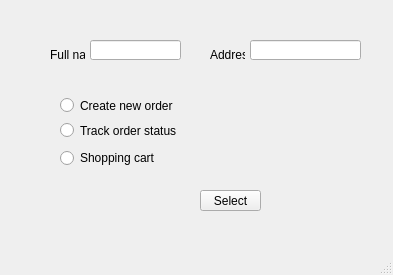
<?xml version="1.0" encoding="UTF-8"?>
<ui version="4.0">
 <class>MainWindow</class>
 <widget class="QMainWindow" name="MainWindow">
  <property name="geometry">
   <rect>
    <x>0</x>
    <y>0</y>
    <width>393</width>
    <height>275</height>
   </rect>
  </property>
  <property name="windowTitle">
   <string>MainWindow</string>
  </property>
  <widget class="QWidget" name="centralwidget">
   <widget class="QRadioButton" name="radioButton">
    <property name="geometry">
     <rect>
      <x>60</x>
      <y>90</y>
      <width>251</width>
      <height>31</height>
     </rect>
    </property>
    <property name="text">
     <string>Create new order</string>
    </property>
   </widget>
   <widget class="QRadioButton" name="radioButton_2">
    <property name="geometry">
     <rect>
      <x>60</x>
      <y>120</y>
      <width>231</width>
      <height>21</height>
     </rect>
    </property>
    <property name="text">
     <string>Track order status</string>
    </property>
   </widget>
   <widget class="QRadioButton" name="radioButton_3">
    <property name="geometry">
     <rect>
      <x>60</x>
      <y>150</y>
      <width>301</width>
      <height>16</height>
     </rect>
    </property>
    <property name="text">
     <string>Shopping cart</string>
    </property>
   </widget>
   <widget class="QPushButton" name="pushButton">
    <property name="geometry">
     <rect>
      <x>200</x>
      <y>190</y>
      <width>61</width>
      <height>21</height>
     </rect>
    </property>
    <property name="text">
     <string>Select</string>
    </property>
   </widget>
   <widget class="QLabel" name="label">
    <property name="geometry">
     <rect>
      <x>50</x>
      <y>50</y>
      <width>35</width>
      <height>10</height>
     </rect>
    </property>
    <property name="text">
     <string>Full name</string>
    </property>
   </widget>
   <widget class="QLabel" name="label_2">
    <property name="geometry">
     <rect>
      <x>210</x>
      <y>50</y>
      <width>35</width>
      <height>10</height>
     </rect>
    </property>
    <property name="text">
     <string>Address</string>
    </property>
   </widget>
   <widget class="QLineEdit" name="lineEdit">
    <property name="geometry">
     <rect>
      <x>90</x>
      <y>40</y>
      <width>91</width>
      <height>20</height>
     </rect>
    </property>
   </widget>
   <widget class="QLineEdit" name="lineEdit_2">
    <property name="geometry">
     <rect>
      <x>250</x>
      <y>40</y>
      <width>111</width>
      <height>20</height>
     </rect>
    </property>
   </widget>
  </widget>
  <widget class="QMenuBar" name="menubar">
   <property name="geometry">
    <rect>
     <x>0</x>
     <y>0</y>
     <width>393</width>
     <height>18</height>
    </rect>
   </property>
  </widget>
  <widget class="QStatusBar" name="statusbar"/>
 </widget>
 <resources/>
 <connections/>
</ui>
